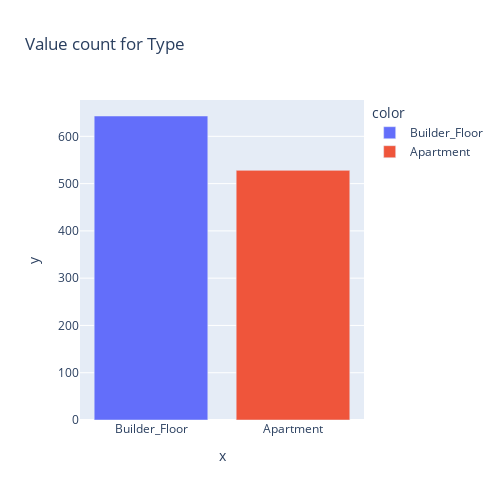

Source (notebook cell):
### Code cell
fig=px.bar(df,x=df["Type"].value_counts().index,y=df["Type"].value_counts().values,
           color=df["Type"].value_counts().index
           ,height=500,width=500,title="Value count for Type")
fig.show()

### Figure 1 — Plotly figure (JSON) as saved in the notebook; plotly's stock layout.template omitted (floating-point values rounded to 4 significant figures)
{"data": [{"alignmentgroup": "True", "hovertemplate": "color=Builder_Floor<br>x=%{x}<br>y=%{y}<extra></extra>", "legendgroup": "Builder_Floor", "marker": {"color": "#636efa", "pattern": {"shape": ""}}, "name": "Builder_Floor", "offsetgroup": "Builder_Floor", "orientation": "v", "showlegend": true, "textposition": "auto", "type": "bar", "x": ["Builder_Floor"], "xaxis": "x", "y": [643], "yaxis": "y"}, {"alignmentgroup": "True", "hovertemplate": "color=Apartment<br>x=%{x}<br>y=%{y}<extra></extra>", "legendgroup": "Apartment", "marker": {"color": "#EF553B", "pattern": {"shape": ""}}, "name": "Apartment", "offsetgroup": "Apartment", "orientation": "v", "showlegend": true, "textposition": "auto", "type": "bar", "x": ["Apartment"], "xaxis": "x", "y": [528], "yaxis": "y"}], "layout": {"barmode": "relative", "height": 500, "legend": {"title": {"text": "color"}, "tracegroupgap": 0}, "title": {"text": "Value count for Type"}, "width": 500, "xaxis": {"anchor": "y", "domain": [0, 1], "title": {"text": "x"}}, "yaxis": {"anchor": "x", "domain": [0, 1], "title": {"text": "y"}}}}
